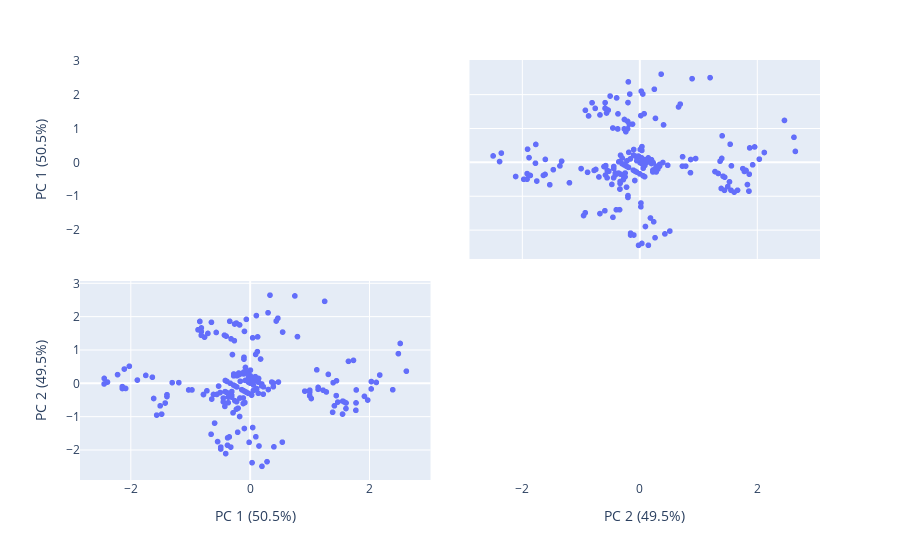

Notebook source saved alongside this figure:
### Code cell
labels = {
    str(i): f"PC {i+1} ({var:.1f}%)"
    for i, var in enumerate(pca.explained_variance_ratio_ * 100)
}

fig = px.scatter_matrix(
    principal_components,
    labels=labels,
    dimensions=range(2)
)
fig.update_traces(diagonal_visible=False)
fig.show()

### Figure 1 — Plotly figure (JSON) as saved in the notebook; plotly's stock layout.template omitted (floating-point values rounded to 4 significant figures; data arrays with more than 128 entries replaced by an {"elided": "..."} marker saying what was removed)
{"data": [{"diagonal": {"visible": false}, "dimensions": [{"axis": {"matches": true}, "label": "PC 1 (50.5%)", "values": {"elided": "198 float values"}}, {"axis": {"matches": true}, "label": "PC 2 (49.5%)", "values": {"elided": "198 float values"}}], "hovertemplate": "%{xaxis.title.text}=%{x}<br>%{yaxis.title.text}=%{y}<extra></extra>", "legendgroup": "", "marker": {"color": "#636efa", "symbol": "circle"}, "name": "", "showlegend": false, "type": "splom"}], "layout": {"dragmode": "select", "legend": {"tracegroupgap": 0}, "margin": {"t": 60}}}
